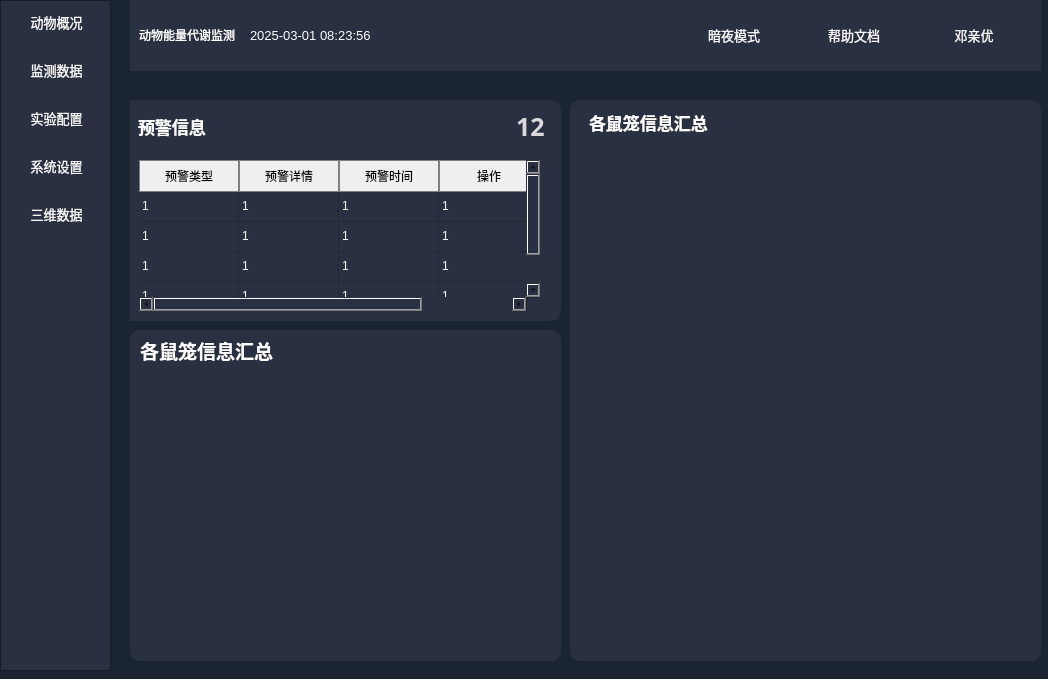
<?xml version="1.0" encoding="UTF-8"?>
<ui version="4.0">
 <class>mainWindow</class>
 <widget class="QWidget" name="mainWindow">
  <property name="geometry">
   <rect>
    <x>0</x>
    <y>0</y>
    <width>1048</width>
    <height>679</height>
   </rect>
  </property>
  <property name="font">
   <font>
    <pointsize>8</pointsize>
   </font>
  </property>
  <property name="windowTitle">
   <string>Form</string>
  </property>
  <property name="styleSheet">
   <string notr="true">QWidget{
background:rgb(27,36,49)
}
QGraphicsView{
border:1px solid white;
}</string>
  </property>
  <widget class="QWidget" name="verticalLayoutWidget">
   <property name="geometry">
    <rect>
     <x>0</x>
     <y>0</y>
     <width>111</width>
     <height>671</height>
    </rect>
   </property>
   <layout class="QVBoxLayout" name="left_layout">
    <item>
     <widget class="QScrollArea" name="left_layout_scroll">
      <property name="styleSheet">
       <string notr="true">
QPushButton{
	color:rgb(245, 245, 245);
	padding:11px;
	background:rgb(40, 48,65);
border：none;
font-size:13px;
}</string>
      </property>
      <property name="horizontalScrollBarPolicy">
       <enum>Qt::ScrollBarAlwaysOff</enum>
      </property>
      <property name="widgetResizable">
       <bool>true</bool>
      </property>
      <widget class="QWidget" name="left_layout_scroll_widget">
       <property name="geometry">
        <rect>
         <x>0</x>
         <y>0</y>
         <width>107</width>
         <height>667</height>
        </rect>
       </property>
       <property name="styleSheet">
        <string notr="true">background:rgb(40, 48,65);
border:none;</string>
       </property>
       <widget class="QWidget" name="verticalLayoutWidget_5">
        <property name="geometry">
         <rect>
          <x>0</x>
          <y>0</y>
          <width>111</width>
          <height>671</height>
         </rect>
        </property>
        <layout class="QVBoxLayout" name="verticalLayout">
         <property name="spacing">
          <number>6</number>
         </property>
         <property name="sizeConstraint">
          <enum>QLayout::SetMinAndMaxSize</enum>
         </property>
         <item>
          <widget class="QPushButton" name="btn1">
           <property name="sizePolicy">
            <sizepolicy hsizetype="Minimum" vsizetype="Maximum">
             <horstretch>20</horstretch>
             <verstretch>21</verstretch>
            </sizepolicy>
           </property>
           <property name="font">
            <font>
             <pointsize>-1</pointsize>
             <bold>false</bold>
            </font>
           </property>
           <property name="styleSheet">
            <string notr="true"/>
           </property>
           <property name="text">
            <string>动物概况</string>
           </property>
           <property name="icon">
            <iconset resource="resource/mainPage.qrc">
             <normaloff>:/icon/generate_white.svg</normaloff>:/icon/generate_white.svg</iconset>
           </property>
           <property name="iconSize">
            <size>
             <width>20</width>
             <height>20</height>
            </size>
           </property>
           <property name="autoDefault">
            <bool>false</bool>
           </property>
           <property name="default">
            <bool>false</bool>
           </property>
           <property name="flat">
            <bool>true</bool>
           </property>
          </widget>
         </item>
         <item>
          <widget class="QPushButton" name="btn2">
           <property name="sizePolicy">
            <sizepolicy hsizetype="Minimum" vsizetype="Maximum">
             <horstretch>20</horstretch>
             <verstretch>21</verstretch>
            </sizepolicy>
           </property>
           <property name="font">
            <font>
             <pointsize>-1</pointsize>
             <bold>false</bold>
            </font>
           </property>
           <property name="styleSheet">
            <string notr="true"/>
           </property>
           <property name="text">
            <string>监测数据</string>
           </property>
           <property name="icon">
            <iconset resource="resource/mainPage.qrc">
             <normaloff>:/icon/market_analysis_white.svg</normaloff>:/icon/market_analysis_white.svg</iconset>
           </property>
           <property name="iconSize">
            <size>
             <width>20</width>
             <height>20</height>
            </size>
           </property>
           <property name="autoDefault">
            <bool>false</bool>
           </property>
           <property name="default">
            <bool>false</bool>
           </property>
           <property name="flat">
            <bool>true</bool>
           </property>
          </widget>
         </item>
         <item>
          <widget class="QPushButton" name="btn3">
           <property name="sizePolicy">
            <sizepolicy hsizetype="Minimum" vsizetype="Maximum">
             <horstretch>20</horstretch>
             <verstretch>21</verstretch>
            </sizepolicy>
           </property>
           <property name="font">
            <font>
             <pointsize>-1</pointsize>
             <bold>false</bold>
            </font>
           </property>
           <property name="styleSheet">
            <string notr="true"/>
           </property>
           <property name="text">
            <string>实验配置</string>
           </property>
           <property name="icon">
            <iconset resource="resource/mainPage.qrc">
             <normaloff>:/icon/setting_config_white.svg</normaloff>:/icon/setting_config_white.svg</iconset>
           </property>
           <property name="iconSize">
            <size>
             <width>20</width>
             <height>20</height>
            </size>
           </property>
           <property name="autoDefault">
            <bool>false</bool>
           </property>
           <property name="default">
            <bool>false</bool>
           </property>
           <property name="flat">
            <bool>true</bool>
           </property>
          </widget>
         </item>
         <item>
          <widget class="QPushButton" name="btn5">
           <property name="sizePolicy">
            <sizepolicy hsizetype="Minimum" vsizetype="Maximum">
             <horstretch>20</horstretch>
             <verstretch>21</verstretch>
            </sizepolicy>
           </property>
           <property name="font">
            <font>
             <pointsize>-1</pointsize>
             <bold>false</bold>
            </font>
           </property>
           <property name="styleSheet">
            <string notr="true"/>
           </property>
           <property name="text">
            <string>系统设置</string>
           </property>
           <property name="icon">
            <iconset resource="resource/mainPage.qrc">
             <normaloff>:/icon/setting_computer_white.svg</normaloff>:/icon/setting_computer_white.svg</iconset>
           </property>
           <property name="iconSize">
            <size>
             <width>20</width>
             <height>20</height>
            </size>
           </property>
           <property name="autoDefault">
            <bool>false</bool>
           </property>
           <property name="default">
            <bool>false</bool>
           </property>
           <property name="flat">
            <bool>true</bool>
           </property>
          </widget>
         </item>
         <item>
          <widget class="QPushButton" name="btn4">
           <property name="sizePolicy">
            <sizepolicy hsizetype="Minimum" vsizetype="Maximum">
             <horstretch>20</horstretch>
             <verstretch>21</verstretch>
            </sizepolicy>
           </property>
           <property name="font">
            <font>
             <pointsize>-1</pointsize>
             <bold>false</bold>
            </font>
           </property>
           <property name="styleSheet">
            <string notr="true"/>
           </property>
           <property name="text">
            <string>三维数据</string>
           </property>
           <property name="icon">
            <iconset resource="resource/mainPage.qrc">
             <normaloff>:/icon/material_three_white.svg</normaloff>:/icon/material_three_white.svg</iconset>
           </property>
           <property name="iconSize">
            <size>
             <width>20</width>
             <height>20</height>
            </size>
           </property>
           <property name="autoDefault">
            <bool>false</bool>
           </property>
           <property name="default">
            <bool>false</bool>
           </property>
           <property name="flat">
            <bool>true</bool>
           </property>
          </widget>
         </item>
         <item>
          <spacer name="verticalSpacer">
           <property name="orientation">
            <enum>Qt::Vertical</enum>
           </property>
           <property name="sizeType">
            <enum>QSizePolicy::Expanding</enum>
           </property>
           <property name="sizeHint" stdset="0">
            <size>
             <width>20</width>
             <height>40</height>
            </size>
           </property>
          </spacer>
         </item>
        </layout>
       </widget>
      </widget>
     </widget>
    </item>
   </layout>
  </widget>
  <widget class="QWidget" name="horizontalLayoutWidget">
   <property name="geometry">
    <rect>
     <x>130</x>
     <y>0</y>
     <width>911</width>
     <height>71</height>
    </rect>
   </property>
   <layout class="QHBoxLayout" name="top_layout">
    <item>
     <widget class="QScrollArea" name="scrollArea_2">
      <property name="styleSheet">
       <string notr="true">border:none;</string>
      </property>
      <property name="verticalScrollBarPolicy">
       <enum>Qt::ScrollBarAlwaysOff</enum>
      </property>
      <property name="widgetResizable">
       <bool>true</bool>
      </property>
      <widget class="QWidget" name="scrollAreaWidgetContents_2">
       <property name="geometry">
        <rect>
         <x>0</x>
         <y>0</y>
         <width>909</width>
         <height>69</height>
        </rect>
       </property>
       <property name="styleSheet">
        <string notr="true">background:rgb(40, 48,65);</string>
       </property>
       <widget class="QWidget" name="horizontalLayoutWidget_2">
        <property name="geometry">
         <rect>
          <x>0</x>
          <y>0</y>
          <width>901</width>
          <height>71</height>
         </rect>
        </property>
        <layout class="QHBoxLayout" name="horizontalLayout">
         <item>
          <widget class="QPushButton" name="btn3_2">
           <property name="sizePolicy">
            <sizepolicy hsizetype="Minimum" vsizetype="Maximum">
             <horstretch>20</horstretch>
             <verstretch>21</verstretch>
            </sizepolicy>
           </property>
           <property name="baseSize">
            <size>
             <width>1</width>
             <height>0</height>
            </size>
           </property>
           <property name="font">
            <font>
             <bold>false</bold>
            </font>
           </property>
           <property name="styleSheet">
            <string notr="true">*{
color:white}</string>
           </property>
           <property name="text">
            <string>动物能量代谢监测</string>
           </property>
           <property name="icon">
            <iconset resource="resource/mainPage.qrc">
             <normaloff>:/images/mouse.png</normaloff>:/images/mouse.png</iconset>
           </property>
           <property name="iconSize">
            <size>
             <width>50</width>
             <height>50</height>
            </size>
           </property>
           <property name="autoDefault">
            <bool>false</bool>
           </property>
           <property name="default">
            <bool>false</bool>
           </property>
           <property name="flat">
            <bool>true</bool>
           </property>
          </widget>
         </item>
         <item>
          <widget class="QLabel" name="label_14">
           <property name="font">
            <font>
             <pointsize>10</pointsize>
            </font>
           </property>
           <property name="styleSheet">
            <string notr="true">color:white;</string>
           </property>
           <property name="text">
            <string>2025-03-01 08:23:56</string>
           </property>
          </widget>
         </item>
         <item>
          <spacer name="horizontalSpacer">
           <property name="orientation">
            <enum>Qt::Horizontal</enum>
           </property>
           <property name="sizeType">
            <enum>QSizePolicy::Expanding</enum>
           </property>
           <property name="sizeHint" stdset="0">
            <size>
             <width>300</width>
             <height>20</height>
            </size>
           </property>
          </spacer>
         </item>
         <item>
          <widget class="QPushButton" name="pushButton_4">
           <property name="sizePolicy">
            <sizepolicy hsizetype="Minimum" vsizetype="Maximum">
             <horstretch>20</horstretch>
             <verstretch>21</verstretch>
            </sizepolicy>
           </property>
           <property name="font">
            <font>
             <pointsize>-1</pointsize>
             <bold>false</bold>
            </font>
           </property>
           <property name="styleSheet">
            <string notr="true">QPushButton{
	color:rgb(245, 245, 245);
	padding:7px;
	background:rgb(40, 48,65);
border：none;
font-size:13px;
}</string>
           </property>
           <property name="text">
            <string>暗夜模式</string>
           </property>
           <property name="icon">
            <iconset resource="resource/mainPage.qrc">
             <normaloff>:/icon/dark_mode_white.svg</normaloff>:/icon/dark_mode_white.svg</iconset>
           </property>
           <property name="iconSize">
            <size>
             <width>24</width>
             <height>24</height>
            </size>
           </property>
           <property name="autoDefault">
            <bool>false</bool>
           </property>
           <property name="default">
            <bool>false</bool>
           </property>
           <property name="flat">
            <bool>true</bool>
           </property>
          </widget>
         </item>
         <item>
          <widget class="QPushButton" name="pushButton_3">
           <property name="sizePolicy">
            <sizepolicy hsizetype="Minimum" vsizetype="Maximum">
             <horstretch>20</horstretch>
             <verstretch>21</verstretch>
            </sizepolicy>
           </property>
           <property name="font">
            <font>
             <pointsize>-1</pointsize>
             <bold>false</bold>
            </font>
           </property>
           <property name="styleSheet">
            <string notr="true">QPushButton{
	color:rgb(245, 245, 245);
	padding:7px;
	background:rgb(40, 48,65);
border：none;
font-size:13px;
}</string>
           </property>
           <property name="text">
            <string>帮助文档</string>
           </property>
           <property name="icon">
            <iconset resource="resource/mainPage.qrc">
             <normaloff>:/icon/help_white.svg</normaloff>:/icon/help_white.svg</iconset>
           </property>
           <property name="iconSize">
            <size>
             <width>24</width>
             <height>24</height>
            </size>
           </property>
           <property name="autoDefault">
            <bool>false</bool>
           </property>
           <property name="default">
            <bool>false</bool>
           </property>
           <property name="flat">
            <bool>true</bool>
           </property>
          </widget>
         </item>
         <item>
          <widget class="QPushButton" name="pushButton_2">
           <property name="sizePolicy">
            <sizepolicy hsizetype="Minimum" vsizetype="Maximum">
             <horstretch>20</horstretch>
             <verstretch>21</verstretch>
            </sizepolicy>
           </property>
           <property name="font">
            <font>
             <pointsize>-1</pointsize>
             <bold>false</bold>
            </font>
           </property>
           <property name="styleSheet">
            <string notr="true">QPushButton{
	color:rgb(245, 245, 245);
	padding:7px;
	background:rgb(40, 48,65);
border：none;
font-size:13px;
}</string>
           </property>
           <property name="text">
            <string>邓亲优</string>
           </property>
           <property name="icon">
            <iconset resource="resource/mainPage.qrc">
             <normaloff>:/icon/me_white.svg</normaloff>:/icon/me_white.svg</iconset>
           </property>
           <property name="iconSize">
            <size>
             <width>24</width>
             <height>24</height>
            </size>
           </property>
           <property name="autoDefault">
            <bool>false</bool>
           </property>
           <property name="default">
            <bool>false</bool>
           </property>
           <property name="flat">
            <bool>true</bool>
           </property>
          </widget>
         </item>
        </layout>
       </widget>
      </widget>
     </widget>
    </item>
   </layout>
  </widget>
  <widget class="QWidget" name="tab1" native="true">
   <property name="geometry">
    <rect>
     <x>130</x>
     <y>80</y>
     <width>911</width>
     <height>591</height>
    </rect>
   </property>
   <widget class="QWidget" name="verticalLayoutWidget_4">
    <property name="geometry">
     <rect>
      <x>0</x>
      <y>250</y>
      <width>431</width>
      <height>331</height>
     </rect>
    </property>
    <layout class="QVBoxLayout" name="frame2_layout">
     <item>
      <widget class="QFrame" name="frame2">
       <property name="styleSheet">
        <string notr="true">background:rgb(40, 48,65);
border-radius:10px;</string>
       </property>
       <property name="frameShape">
        <enum>QFrame::StyledPanel</enum>
       </property>
       <property name="frameShadow">
        <enum>QFrame::Raised</enum>
       </property>
       <widget class="QWidget" name="horizontalLayoutWidget_6">
        <property name="geometry">
         <rect>
          <x>0</x>
          <y>0</y>
          <width>431</width>
          <height>41</height>
         </rect>
        </property>
        <layout class="QHBoxLayout" name="horizontalLayout_8">
         <item>
          <widget class="QLabel" name="label_10">
           <property name="font">
            <font>
             <pointsize>-1</pointsize>
             <bold>true</bold>
            </font>
           </property>
           <property name="styleSheet">
            <string notr="true">color:white;
font-size:19px;
padding-left:5px;</string>
           </property>
           <property name="text">
            <string>各鼠笼信息汇总</string>
           </property>
          </widget>
         </item>
         <item>
          <spacer name="horizontalSpacer_8">
           <property name="orientation">
            <enum>Qt::Horizontal</enum>
           </property>
           <property name="sizeHint" stdset="0">
            <size>
             <width>40</width>
             <height>20</height>
            </size>
           </property>
          </spacer>
         </item>
        </layout>
       </widget>
       <widget class="QWidget" name="verticalLayoutWidget_12">
        <property name="geometry">
         <rect>
          <x>10</x>
          <y>50</y>
          <width>401</width>
          <height>271</height>
         </rect>
        </property>
        <layout class="QVBoxLayout" name="verticalLayout_14"/>
       </widget>
      </widget>
     </item>
    </layout>
   </widget>
   <widget class="QWidget" name="verticalLayoutWidget_10">
    <property name="geometry">
     <rect>
      <x>440</x>
      <y>20</y>
      <width>471</width>
      <height>561</height>
     </rect>
    </property>
    <layout class="QVBoxLayout" name="frame3_layout">
     <item>
      <widget class="QFrame" name="frame3">
       <property name="styleSheet">
        <string notr="true">background:rgb(40, 48,65);
border-radius:10px;</string>
       </property>
       <property name="frameShape">
        <enum>QFrame::StyledPanel</enum>
       </property>
       <property name="frameShadow">
        <enum>QFrame::Raised</enum>
       </property>
       <widget class="QWidget" name="verticalLayoutWidget_3">
        <property name="geometry">
         <rect>
          <x>10</x>
          <y>50</y>
          <width>461</width>
          <height>501</height>
         </rect>
        </property>
        <layout class="QVBoxLayout" name="verticalLayout_3"/>
       </widget>
       <widget class="QWidget" name="horizontalLayoutWidget_4">
        <property name="geometry">
         <rect>
          <x>10</x>
          <y>10</y>
          <width>451</width>
          <height>24</height>
         </rect>
        </property>
        <layout class="QHBoxLayout" name="horizontalLayout_3">
         <item>
          <widget class="QLabel" name="label_4">
           <property name="font">
            <font>
             <pointsize>-1</pointsize>
             <bold>true</bold>
            </font>
           </property>
           <property name="styleSheet">
            <string notr="true">color:white;
font-size:17px;
padding-left:5px;</string>
           </property>
           <property name="text">
            <string>各鼠笼信息汇总</string>
           </property>
          </widget>
         </item>
         <item>
          <spacer name="horizontalSpacer_3">
           <property name="orientation">
            <enum>Qt::Horizontal</enum>
           </property>
           <property name="sizeHint" stdset="0">
            <size>
             <width>40</width>
             <height>20</height>
            </size>
           </property>
          </spacer>
         </item>
        </layout>
       </widget>
      </widget>
     </item>
    </layout>
   </widget>
   <widget class="QWidget" name="verticalLayoutWidget_11">
    <property name="geometry">
     <rect>
      <x>-10</x>
      <y>20</y>
      <width>441</width>
      <height>221</height>
     </rect>
    </property>
    <layout class="QVBoxLayout" name="frame1_layout">
     <item>
      <widget class="QWidget" name="frame1" native="true">
       <property name="styleSheet">
        <string notr="true">background:rgb(40, 48,65);
border-radius:10px;</string>
       </property>
       <layout class="QVBoxLayout" name="verticalLayout_4">
        <item>
         <layout class="QHBoxLayout" name="horizontalLayout_2">
          <item>
           <widget class="QLabel" name="label_3">
            <property name="font">
             <font>
              <pointsize>-1</pointsize>
              <bold>true</bold>
             </font>
            </property>
            <property name="styleSheet">
             <string notr="true">color:white;
font-size:17px;
padding-left:5px;</string>
            </property>
            <property name="text">
             <string>预警信息</string>
            </property>
           </widget>
          </item>
          <item>
           <spacer name="horizontalSpacer_2">
            <property name="orientation">
             <enum>Qt::Horizontal</enum>
            </property>
            <property name="sizeHint" stdset="0">
             <size>
              <width>40</width>
              <height>20</height>
             </size>
            </property>
           </spacer>
          </item>
          <item>
           <widget class="QLabel" name="label_5">
            <property name="font">
             <font>
              <family>宋体</family>
              <pointsize>-1</pointsize>
              <italic>false</italic>
              <bold>true</bold>
              <underline>false</underline>
             </font>
            </property>
            <property name="styleSheet">
             <string notr="true">color:rgb(218, 218, 218);
font-size:25px;
padding-left:5px;</string>
            </property>
            <property name="text">
             <string>12</string>
            </property>
           </widget>
          </item>
         </layout>
        </item>
        <item>
         <layout class="QVBoxLayout" name="verticalLayout_2">
          <property name="leftMargin">
           <number>10</number>
          </property>
          <item>
           <widget class="QScrollArea" name="scrollArea">
            <property name="widgetResizable">
             <bool>true</bool>
            </property>
            <widget class="QWidget" name="scrollAreaWidgetContents_5">
             <property name="geometry">
              <rect>
               <x>0</x>
               <y>0</y>
               <width>410</width>
               <height>166</height>
              </rect>
             </property>
             <widget class="QTableWidget" name="tableWidget">
              <property name="geometry">
               <rect>
                <x>0</x>
                <y>10</y>
                <width>401</width>
                <height>151</height>
               </rect>
              </property>
              <property name="styleSheet">
               <string notr="true"> QHeaderView::section {
             
                color: black;                 /* 表头文字颜色 */
                padding: 4px;
                border: 1px solid gray;
  }
QTableView{
color:white;
}
</string>
              </property>
              <attribute name="horizontalHeaderVisible">
               <bool>true</bool>
              </attribute>
              <attribute name="horizontalHeaderHighlightSections">
               <bool>true</bool>
              </attribute>
              <attribute name="verticalHeaderVisible">
               <bool>false</bool>
              </attribute>
              <row>
               <property name="text">
                <string/>
               </property>
              </row>
              <row>
               <property name="text">
                <string/>
               </property>
              </row>
              <row>
               <property name="text">
                <string/>
               </property>
              </row>
              <row>
               <property name="text">
                <string/>
               </property>
              </row>
              <column>
               <property name="text">
                <string>预警类型</string>
               </property>
              </column>
              <column>
               <property name="text">
                <string>预警详情</string>
               </property>
              </column>
              <column>
               <property name="text">
                <string>预警时间</string>
               </property>
              </column>
              <column>
               <property name="text">
                <string>操作</string>
               </property>
              </column>
              <item row="0" column="0">
               <property name="text">
                <string>1</string>
               </property>
              </item>
              <item row="0" column="1">
               <property name="text">
                <string>1</string>
               </property>
              </item>
              <item row="0" column="2">
               <property name="text">
                <string>1</string>
               </property>
              </item>
              <item row="0" column="3">
               <property name="text">
                <string>1</string>
               </property>
              </item>
              <item row="1" column="0">
               <property name="text">
                <string>1</string>
               </property>
              </item>
              <item row="1" column="1">
               <property name="text">
                <string>1</string>
               </property>
              </item>
              <item row="1" column="2">
               <property name="text">
                <string>1</string>
               </property>
              </item>
              <item row="1" column="3">
               <property name="text">
                <string>1</string>
               </property>
              </item>
              <item row="2" column="0">
               <property name="text">
                <string>1</string>
               </property>
              </item>
              <item row="2" column="1">
               <property name="text">
                <string>1</string>
               </property>
              </item>
              <item row="2" column="2">
               <property name="text">
                <string>1</string>
               </property>
              </item>
              <item row="2" column="3">
               <property name="text">
                <string>1</string>
               </property>
              </item>
              <item row="3" column="0">
               <property name="text">
                <string>1</string>
               </property>
              </item>
              <item row="3" column="1">
               <property name="text">
                <string>1</string>
               </property>
              </item>
              <item row="3" column="2">
               <property name="text">
                <string>1</string>
               </property>
              </item>
              <item row="3" column="3">
               <property name="text">
                <string>1</string>
               </property>
              </item>
             </widget>
            </widget>
           </widget>
          </item>
         </layout>
        </item>
       </layout>
      </widget>
     </item>
    </layout>
   </widget>
  </widget>
  <zorder>tab1</zorder>
  <zorder>verticalLayoutWidget</zorder>
  <zorder>horizontalLayoutWidget</zorder>
 </widget>
 <resources>
  <include location="resource/mainPage.qrc"/>
 </resources>
 <connections>
  <connection>
   <sender>btn1</sender>
   <signal>toggled(bool)</signal>
   <receiver>tab1</receiver>
   <slot>setVisible(bool)</slot>
   <hints>
    <hint type="sourcelabel">
     <x>61</x>
     <y>46</y>
    </hint>
    <hint type="destinationlabel">
     <x>745</x>
     <y>425</y>
    </hint>
   </hints>
  </connection>
 </connections>
</ui>
